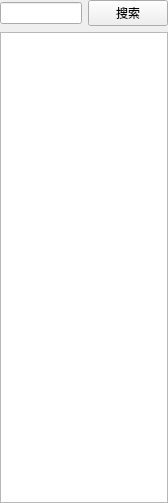
<?xml version="1.0" encoding="UTF-8"?>
<ui version="4.0">
 <class>BucketsWidget</class>
 <widget class="QWidget" name="BucketsWidget">
  <property name="geometry">
   <rect>
    <x>0</x>
    <y>0</y>
    <width>168</width>
    <height>503</height>
   </rect>
  </property>
  <property name="windowTitle">
   <string>Form</string>
  </property>
  <layout class="QVBoxLayout" name="verticalLayout">
   <property name="leftMargin">
    <number>0</number>
   </property>
   <property name="topMargin">
    <number>0</number>
   </property>
   <property name="rightMargin">
    <number>0</number>
   </property>
   <property name="bottomMargin">
    <number>0</number>
   </property>
   <item>
    <layout class="QHBoxLayout" name="horizontalLayout">
     <item>
      <widget class="QLineEdit" name="lineEdit"/>
     </item>
     <item>
      <widget class="QPushButton" name="pushButton">
       <property name="text">
        <string>搜索</string>
       </property>
      </widget>
     </item>
    </layout>
   </item>
   <item>
    <widget class="QListWidget" name="listWidget"/>
   </item>
  </layout>
 </widget>
 <resources/>
 <connections/>
</ui>
